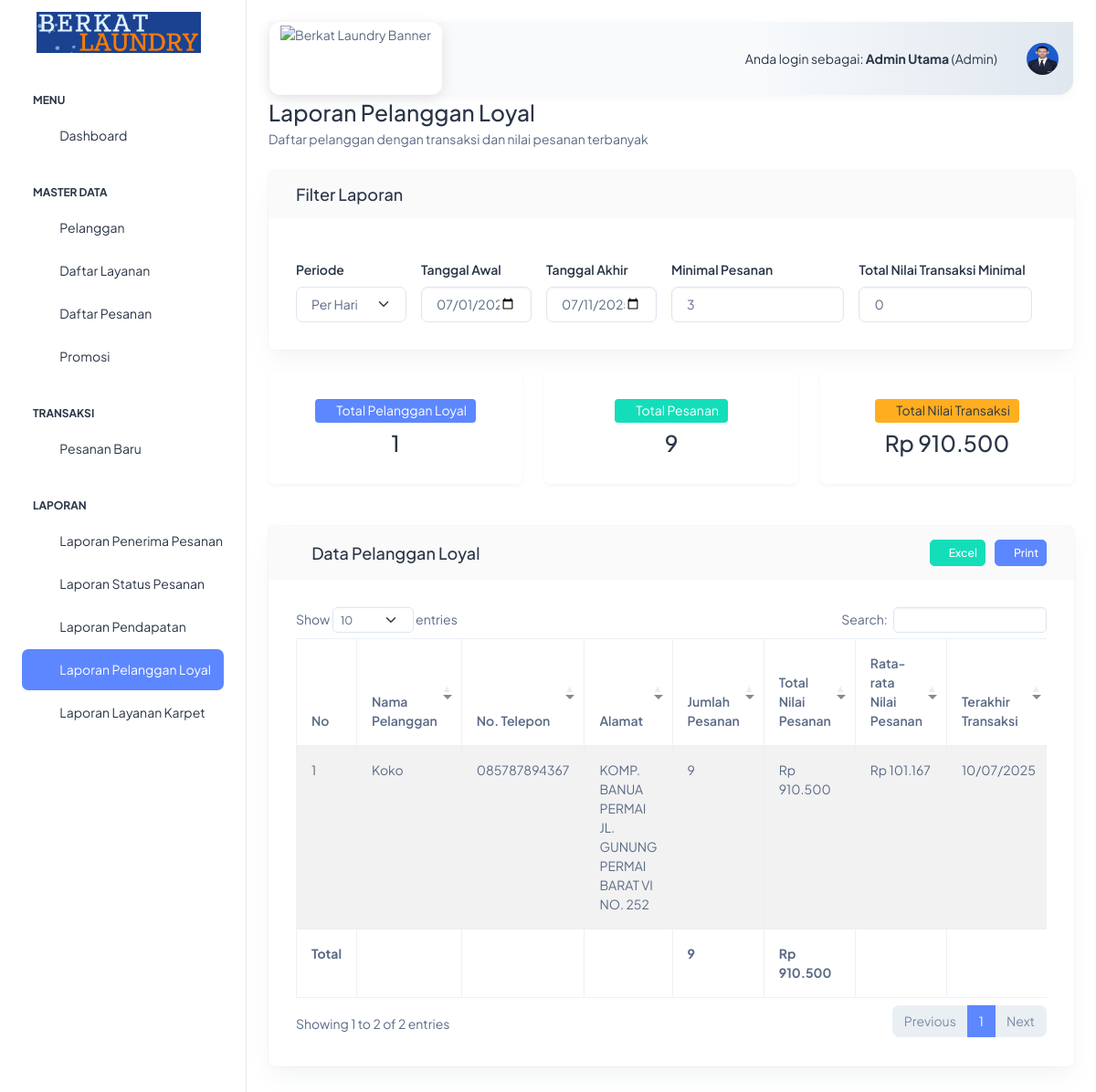
Screenshot of /index.php?page=laporan_pelanggan_loyal_read (signed in) with the database file from the repository.
### tables this page shows
CREATE TABLE `pelanggan` (
  `id_pelanggan` int(11) NOT NULL,
  `nama_pelanggan` varchar(255) NOT NULL,
  `nomor_telepon` varchar(20) NOT NULL,
  `id_telegram` varchar(100) DEFAULT NULL,
  `alamat` text DEFAULT NULL,
  `email` varchar(255) DEFAULT NULL,
  `catatan` text DEFAULT NULL,
  `tanggal_daftar` timestamp NULL DEFAULT current_timestamp(),
  `updated_at` timestamp NULL DEFAULT current_timestamp() ON UPDATE current_timestamp()
);

### laporan/laporan_pelanggan_loyal.php (the view, shortened to what this page needs)
<?php
$tgl_awal = isset($_POST['tgl_awal']) ? $_POST['tgl_awal'] : (isset($_GET['tgl_awal']) ? $_GET['tgl_awal'] : date('Y-m-01'));
$tgl_akhir = isset($_POST['tgl_akhir']) ? $_POST['tgl_akhir'] : (isset($_GET['tgl_akhir']) ? $_GET['tgl_akhir'] : date('Y-m-d'));
$terakhir_transaksi = isset($_POST['terakhir_transaksi']) ? $_POST['terakhir_transaksi'] : '';
$min_pesanan = isset($_POST['min_pesanan']) ? $_POST['min_pesanan'] : 3;
$total_nilai_minimal = isset($_POST['total_nilai_minimal']) ? $_POST['total_nilai_minimal'] : 0;
?>
<div class="container-fluid mt-4">
    <div class="mb-4">
        <h3 class="mb-1">Laporan Pelanggan Loyal</h3>
        <div class="text-muted">Daftar pelanggan dengan transaksi dan nilai pesanan terbanyak</div>
    </div>
    <div class="card mb-4">
        <div class="card-header">
            <h5 class="card-title mb-0"><i class="ti ti-filter-check"></i> Filter Laporan</h5>
        </div>
        <div class="card-body">
            <form method="POST" action="" class="row g-3 align-items-end" id="filterForm">
                <div class="row g-3 align-items-end">
                    <div class="col-md-2 col-12">
                        <label for="filter_periode" class="form-label">Periode</label>
                        <select id="filter_periode" name="filter_periode" class="form-select">
                            <option value="hari" <?= (isset($_POST['filter_periode']) && $_POST['filter_periode']=='hari') ? 'selected' : '' ?>>Per Hari</option>
                        </select>
                    </div>
                    <div class="col-md-2 col-6">
                        <label for="tgl_awal" class="form-label">Tanggal Awal</label>
                        <input type="date" id="tgl_awal" name="tgl_awal" class="form-control" value="<?= $tgl_awal ?>">
                    </div>
                    <div class="col-md-2 col-6">
                        <label for="tgl_akhir" class="form-label">Tanggal Akhir</label>
                        <input type="date" id="tgl_akhir" name="tgl_akhir" class="form-control" value="<?= $tgl_akhir ?>">
                    </div>
                    <div class="col-md-3 col-6">
                        <label for="min_pesanan" class="form-label">Minimal Pesanan</label>
                        <input type="number" id="min_pesanan" name="min_pesanan" class="form-control" value="<?= $min_pesanan ?>" min="1">
                    </div>
                    <div class="col-md-3 col-6">
                        <label for="total_nilai_minimal" class="form-label">Total Nilai Transaksi Minimal</label>
                        <input type="number" id="total_nilai_minimal" name="total_nilai_minimal" class="form-control" value="<?= $total_nilai_minimal ?>" min="0">
                    </div>
                </div>
            </form>
        </div>
    </div>
<?php
$stat_total_pelanggan = 0;
$stat_total_pesanan = 0;
$stat_total_nilai = 0;
$tmp_query = mysqli_query($konek, "
    SELECT
        pl.*,
        COUNT(p.id_pesanan) as jumlah_pesanan,
        SUM(IF(p.total_setelah_diskon IS NOT NULL AND p.total_setelah_diskon > 0, p.total_setelah_diskon, p.total_harga_keseluruhan)) as total_nilai_pesanan,
        AVG(IF(p.total_setelah_diskon IS NOT NULL AND p.total_setelah_diskon > 0, p.total_setelah_diskon, p.total_harga_keseluruhan)) as rata_nilai_pesanan,
        MAX(p.tanggal_masuk) as terakhir_transaksi
    FROM pelanggan pl
    JOIN pesanan p ON pl.id_pelanggan = p.id_pelanggan
    WHERE p.tanggal_masuk BETWEEN '$tgl_awal' AND '$tgl_akhir'
    GROUP BY pl.id_pelanggan
    HAVING COUNT(p.id_pesanan) >= $min_pesanan
        AND SUM(IF(p.total_setelah_diskon IS NOT NULL AND p.total_setelah_diskon > 0, p.total_setelah_diskon, p.total_harga_keseluruhan)) >= $total_nilai_minimal
    ORDER BY jumlah_pesanan DESC, total_nilai_pesanan DESC
");
while($row = mysqli_fetch_assoc($tmp_query)) {
    $stat_total_pelanggan++;
    $stat_total_pesanan += $row['jumlah_pesanan'];
    $stat_total_nilai += $row['total_nilai_pesanan'];
}
?>
<div class="row mb-3">
    <div class="col-md-4">
        <div class="card text-center shadow-sm">
            <div class="card-body">
                <span class="badge bg-primary mb-2"><i class="ti ti-users"></i> Total Pelanggan Loyal</span>
                <h3 class="mb-0"><?= number_format($stat_total_pelanggan) ?></h3>
            </div>
        </div>
    </div>
    <div class="col-md-4">
        <div class="card text-center shadow-sm">
            <div class="card-body">
                <span class="badge bg-success mb-2"><i class="ti ti-list-details"></i> Total Pesanan</span>
                <h3 class="mb-0"><?= number_format($stat_total_pesanan) ?></h3>
            </div>
        </div>
    </div>
    <div class="col-md-4">
        <div class="card text-center shadow-sm">
            <div class="card-body">
                <span class="badge bg-warning text-dark mb-2"><i class="ti ti-cash"></i> Total Nilai Transaksi</span>
                <h3 class="mb-0">Rp <?= number_format($stat_total_nilai, 0, ',', '.') ?></h3>
            </div>
        </div>
    </div>
</div>
<div class="card mb-4">
        <div class="card-header d-flex justify-content-between align-items-center">
            <h5 class="card-title mb-0"><i class="ti ti-table"></i> Data Pelanggan Loyal</h5>
            <div>
                <a href="laporan/export_pelanggan_loyal.php?min_pesanan=<?= $min_pesanan ?>&total_nilai_minimal=<?= $total_nilai_minimal ?>&terakhir_transaksi=<?= $terakhir_transaksi ?>&tgl_awal=<?= $tgl_awal ?>&tgl_akhir=<?= $tgl_akhir ?>" class="btn btn-success btn-sm me-2" target="_blank"><i class="ti ti-file-export"></i> Excel</a>
                <?php
    $print_params = [];
    if (!empty($min_pesanan)) $print_params['min_pesanan'] = $min_pesanan;
    if (!empty($tgl_awal)) $print_params['tgl_awal'] = $tgl_awal;
    if (!empty($tgl_akhir)) $print_params['tgl_akhir'] = $tgl_akhir;
?>
<a href="laporan/print_pelanggan_loyal.php<?= $print_params ? ('?' . http_build_query($print_params)) : '' ?>" class="btn btn-primary btn-sm" target="_blank"><i class="ti ti-printer"></i> Print</a>
            </div>
        </div>
        <div class="card-body">
            <div class="table-responsive">
                <table id="laporanPelangganLoyalTable" class="table table-bordered table-striped" style="width:100%;">
                    <thead>
                        <tr>
                            <th>No</th>
                            <th>Nama Pelanggan</th>
                            <th>No. Telepon</th>
                            <th>Alamat</th>
                            <th>Jumlah Pesanan</th>
                            <th>Total Nilai Pesanan</th>
                            <th>Rata-rata Nilai Pesanan</th>
                            <th>Terakhir Transaksi</th>
                        </tr>
                    </thead>
                    <tbody>
                        <?php
                        $query = mysqli_query($konek, "
    SELECT
        pl.*,
        COUNT(p.id_pesanan) as jumlah_pesanan,
        SUM(IF(p.total_setelah_diskon IS NOT NULL AND p.total_setelah_diskon > 0, p.total_setelah_diskon, p.total_harga_keseluruhan)) as total_nilai_pesanan,
        AVG(IF(p.total_setelah_diskon IS NOT NULL AND p.total_setelah_diskon > 0, p.total_setelah_diskon, p.total_harga_keseluruhan)) as rata_nilai_pesanan,
        MAX(p.tanggal_masuk) as terakhir_transaksi
    FROM pelanggan pl
    JOIN pesanan p ON pl.id_pelanggan = p.id_pelanggan
    WHERE p.tanggal_masuk BETWEEN '$tgl_awal' AND '$tgl_akhir'
    GROUP BY pl.id_pelanggan
    HAVING COUNT(p.id_pesanan) >= $min_pesanan
        AND SUM(IF(p.total_setelah_diskon IS NOT NULL AND p.total_setelah_diskon > 0, p.total_setelah_diskon, p.total_harga_keseluruhan)) >= $total_nilai_minimal
    ORDER BY jumlah_pesanan DESC, total_nilai_pesanan DESC
");
                        $no = 1;
                        $total_pesanan = 0;
                        $total_nilai = 0;
                        while($data = mysqli_fetch_array($query)) {
                            echo "<tr>";
                            echo "<td>" . $no++ . "</td>";
                            echo "<td>" . htmlspecialchars($data['nama_pelanggan']) . "</td>";
                            echo "<td>" . htmlspecialchars($data['nomor_telepon']) . "</td>";
                            echo "<td>" . htmlspecialchars($data['alamat']) . "</td>";
                            echo "<td>" . number_format($data['jumlah_pesanan']) . "</td>";
                            echo "<td>Rp " . number_format($data['total_nilai_pesanan'], 0, ',', '.') . "</td>";
                            echo "<td>Rp " . number_format($data['rata_nilai_pesanan'], 0, ',', '.') . "</td>";
                            echo "<td>" . date('d/m/Y', strtotime($data['terakhir_transaksi'])) . "</td>";
                            echo "</tr>";
                            $total_pesanan += $data['jumlah_pesanan'];
                            $total_nilai += $data['total_nilai_pesanan'];
                        }
                        ?>
                        <tr>
                            <td align="center"><strong>Total</strong></td>
                            <td></td>
                            <td></td>
                            <td></td>
                            <td><strong><?= number_format($total_pesanan) ?></strong></td>
                            <td><strong>Rp <?= number_format($total_nilai, 0, ',', '.') ?></strong></td>
                            <td></td>
                            <td></td>
                        </tr>
                    </tbody>
                </table>
            </div>
        </div>
    </div>
    <link rel="stylesheet" href="https://cdn.datatables.net/1.13.6/css/dataTables.bootstrap5.min.css">

### assets/css/logo-custom.css (style rules this page uses)
body { padding-top: 0 !important; }

### laporan/laporan_pelanggan_loyal.php (style rules this page uses)
th.sorting:after, th.sorting_asc:after, th.sorting_desc:after { opacity: 1 !important; color: #888 !important; font-size: 1em !important; }
table.dataTable thead .sorting:after, table.dataTable thead .sorting_asc:after, table.dataTable thead .sorting_desc:after { content: "" !important; display: inline-block !important; width: 10px; height: 10px; margin-left: 6px; vertical-align: middle; background-repeat: no-repeat; background-size: contain; }

### rows the page displays
pelanggan: nama_pelanggan "Koko", nomor_telepon "085787894367", alamat "KOMP. BANUA PERMAI JL. GUNUNG PERMAI BARAT VI NO. 252", jumlah_pesanan "9", total_nilai_pesanan "910.500", rata_nilai_pesanan "101.167", terakhir_transaksi "10/07/2025"

### other values shown
$_SESSION['nama_lengkap'] "Admin Utama"
$_SESSION['role'] "Admin"
$stat_total_pelanggan "1"
$stat_total_pesanan "9"
$stat_total_nilai "910.500"
$total_pesanan "9"
$total_nilai "910.500"
